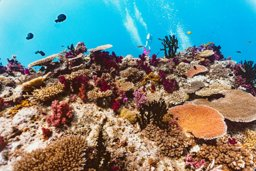
#> input picture tests/fixtures/underwater.jpg, 256 x 171 px, given in place of diver_green_real.jpg, which was not available
$ python crop_examples.py
#> lines starting #> are read from the running program, lines starting #| are printed output that depends on the picture; pictures that were not available may be replaced by others from this repository, and a replacement may not be noted
"""Split labeled comparison composites into before/after stills."""
from pathlib import Path
from PIL import Image

SRC = Path(r"D:\AquaVision-Web\_src_photos")
OUT = Path(r"D:\AquaVision-Web\static\examples")
OUT.mkdir(parents=True, exist_ok=True)


def save(img: Image.Image, name: str) -> None:
    img.convert("RGB").save(OUT / name, "JPEG", quality=90, optimize=True)
    print(name, img.size)


def split_labeled(path: Path, stem: str) -> None:
#> called with stem = 'diver'
    im = Image.open(path).convert("RGB")
#> im is the input picture: PIL image 256x171 RGB; mean R, G, B 110.9, 135, 131.3
    w, h = im.size
#> w = 256; h = 171
    # Top caption + bottom metric bar from the existing composites.
    top, bottom = int(h * 0.08), int(h * 0.86)
#> top = 13; bottom = 147
    mid = w // 2
#> mid = 128
    before = im.crop((0, top, mid, bottom))
    after = im.crop((mid, top, w, bottom))
    save(before, f"{stem}-before.jpg")
#| diver-before.jpg (128, 134)
    save(after, f"{stem}-after.jpg")
#| diver-after.jpg (128, 134)
#> call 2 of split_labeled, with stem = 'ruins'
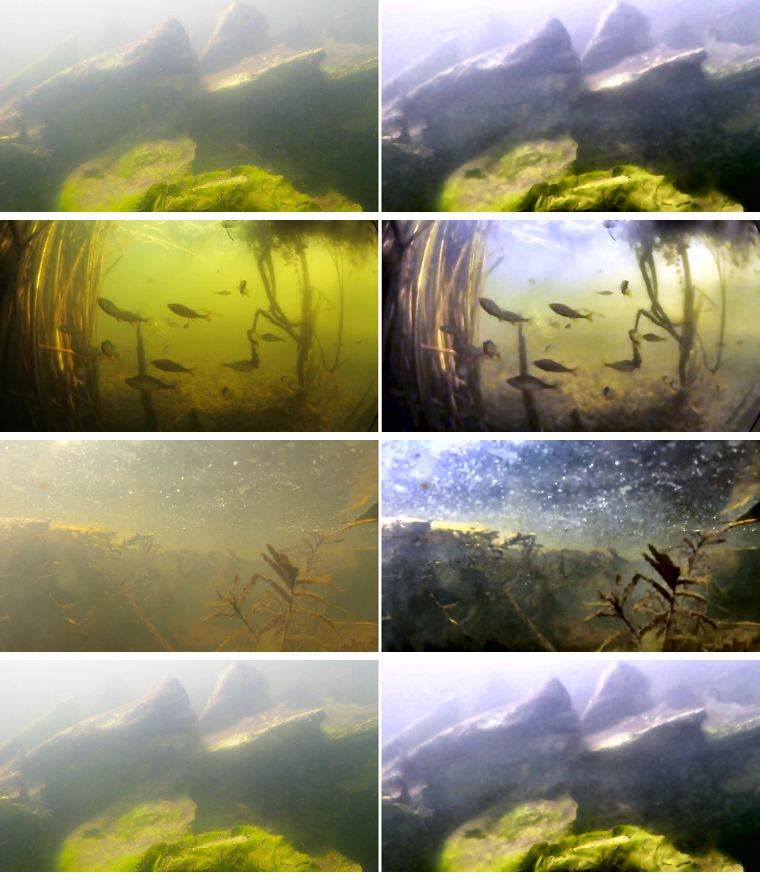
#> input picture benchmark/results/grid.png, 760 x 880 px, given in place of ruins_blue_real.jpg, which was not available
#> in split_labeled, im is the input picture: PIL image 760x880 RGB; mean R, G, B 140, 137.5, 110.9
#> in split_labeled (call 2), `before = im.crop((0, top, mid, bottom))`:
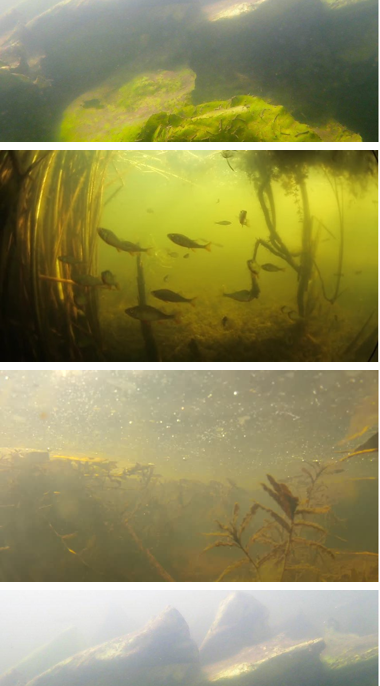
#> before: PIL image 380x686 RGB; mean R, G, B 147.8, 142.9, 93.4
#> in split_labeled (call 2), `after = im.crop((mid, top, w, bottom))`:
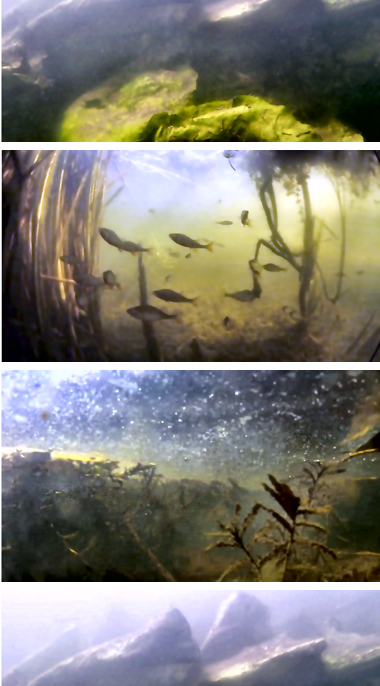
#> after: PIL image 380x686 RGB; mean R, G, B 128, 125.8, 117.4
#| ruins-before.jpg (380, 686)
#| ruins-after.jpg (380, 686)
#| shipwreck-before.jpg (380, 686)
#| shipwreck-after.jpg (380, 686)


def split_grid(path: Path) -> None:
    im = Image.open(path).convert("RGB")
    w, h = im.size
#> w = 760; h = 880
    rows, cols = 4, 2
    cell_w, cell_h = w // cols, h // rows
#> cell_w = 380; cell_h = 220
    # Row 1 (index 1) is the cleanest fish/kelp pair for a second slider.
    # Row 0 is rocks; use as the third pair.
    picks = [(0, "rocks"), (1, "kelp")]
    for row, stem in picks:
        y0 = row * cell_h
        before = im.crop((0, y0, cell_w, y0 + cell_h))
        after = im.crop((cell_w, y0, w, y0 + cell_h))
        save(before, f"{stem}-before.jpg")
        save(after, f"{stem}-after.jpg")
#> this loop made 2 passes
#> pass 1, in split_grid, `before = im.crop((0, y0, cell_w, y0 + cell_h))`:
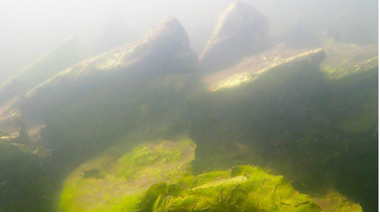
#> before: PIL image 380x220 RGB; mean R, G, B 155.9, 159.2, 131.1
#> pass 1, in split_grid, `after = im.crop((cell_w, y0, w, y0 + cell_h))`:
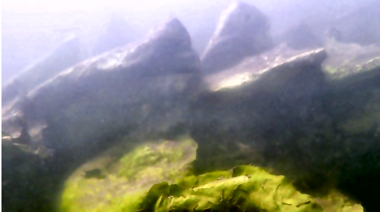
#> after: PIL image 380x220 RGB; mean R, G, B 137.8, 137.9, 134.7
#> pass 2, in split_grid, `before = im.crop((0, y0, cell_w, y0 + cell_h))`:
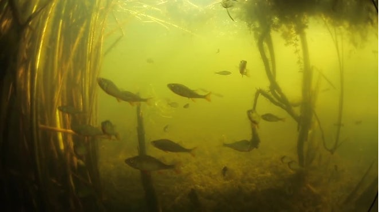
#> before: PIL image 380x220 RGB; mean R, G, B 130.3, 122.4, 38.1
#> pass 2, in split_grid, `after = im.crop((cell_w, y0, w, y0 + cell_h))`:
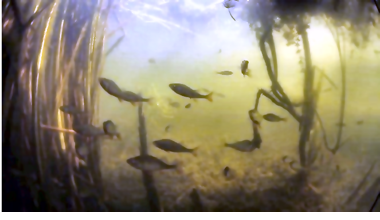
#> after: PIL image 380x220 RGB; mean R, G, B 142.9, 134.5, 113.2


if __name__ == "__main__":
    split_labeled(SRC / "diver_green_real.jpg", "diver")
    split_labeled(SRC / "ruins_blue_real.jpg", "ruins")
    split_labeled(SRC / "shipwreck_real.jpg", "shipwreck")
    split_grid(SRC / "grid.png")
    print("done")
